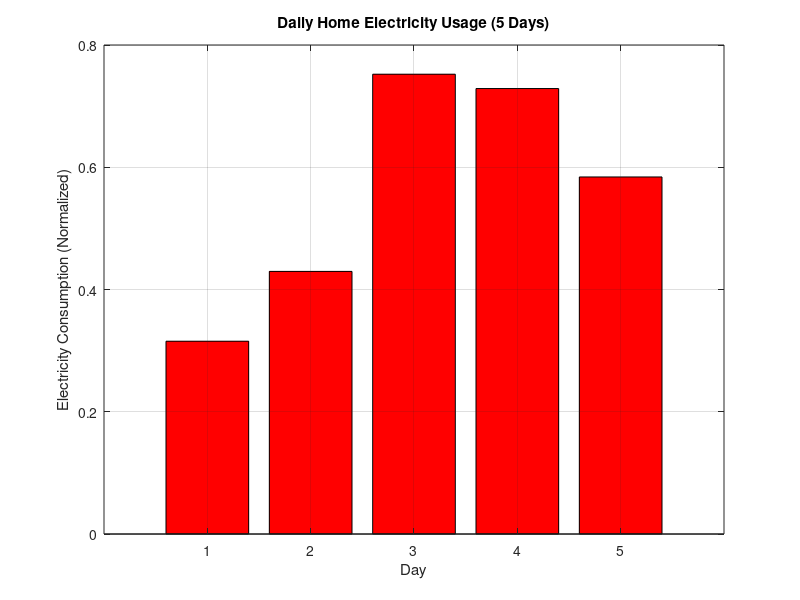
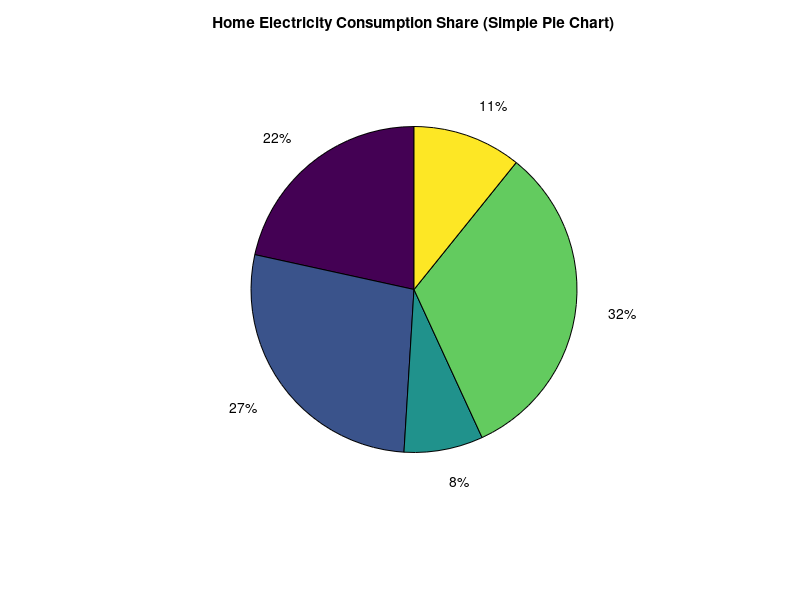
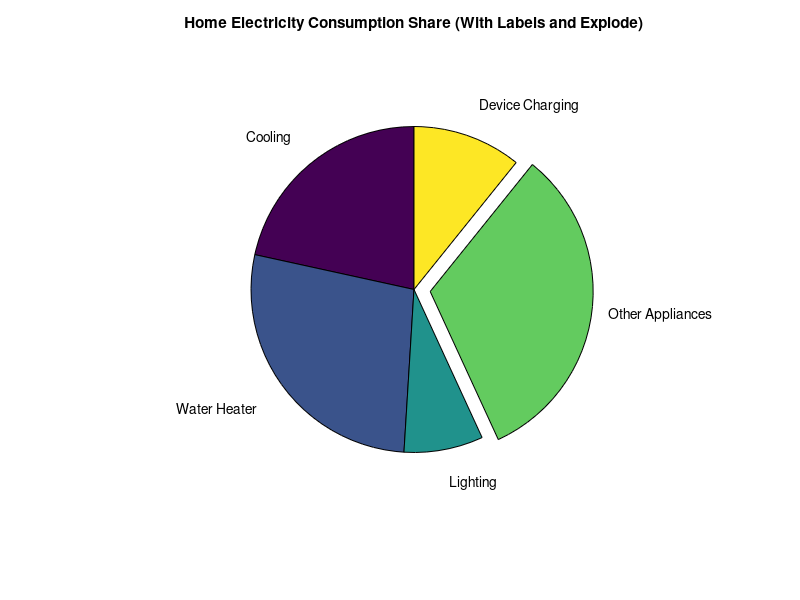

The MATLAB source for these figures, in order:
clear
clc
close all

% Part A: Create a 5-element vector with rand and plot a red bar chart
daily_usage = rand(1, 5);

figure(1);
bar(daily_usage, 'r');
title('Daily Home Electricity Usage (5 Days)');
xlabel('Day');
ylabel('Electricity Consumption (Normalized)');
grid on;

% Part B: Plot a simple pie chart for home electricity consumption shares
shares = [22, 28, 8, 33, 11];
labels = {'Cooling', 'Water Heater', 'Lighting', 'Other Appliances', 'Device Charging'};

figure(2);
pie(shares);
title('Home Electricity Consumption Share (Simple Pie Chart)');

% Part C: Explode the largest share (Other Appliances = 33%) and add labels
% The 4th element is the largest (33), so we set the 4th element of explode vector to 1
explode = [0, 0, 0, 1, 0];

figure(3);
pie(shares, explode, labels);
title('Home Electricity Consumption Share (With Labels and Explode)');
